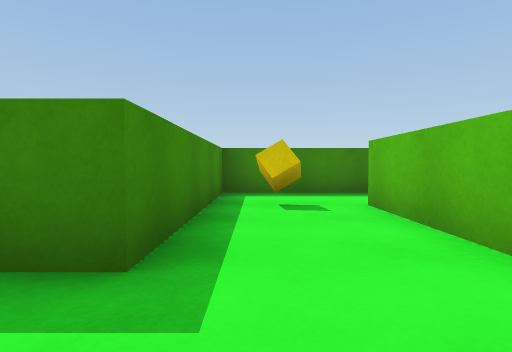
view 1 (above)

21 first-person views from a walk through a scene from a Unity 3-D project. The camera is 0.62 m above the floor, tilts 2° down and sees 80° across. The floor is counted in squares, 1 m on a side. Each view is taken from the middle of a square. On the plan, view 1 faces up. The plan holds only what a view shows up to about 9 squares ahead; the rest is blank.

view 2
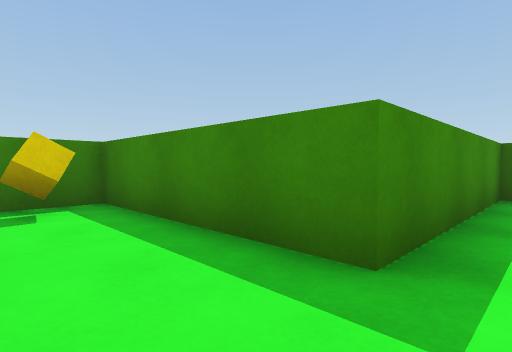

view 3
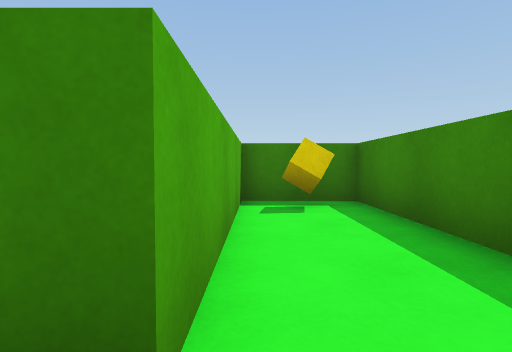

view 4
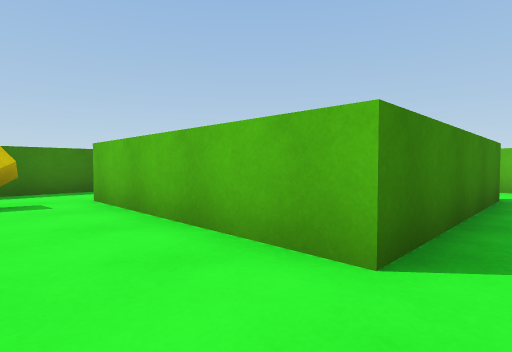

view 5
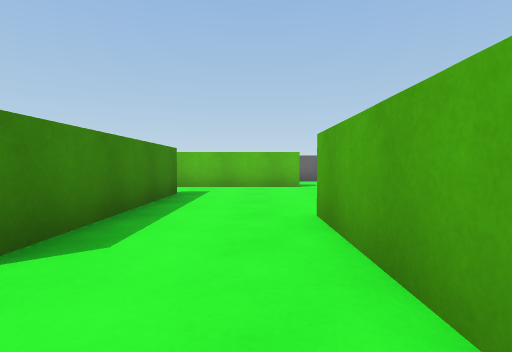

view 6
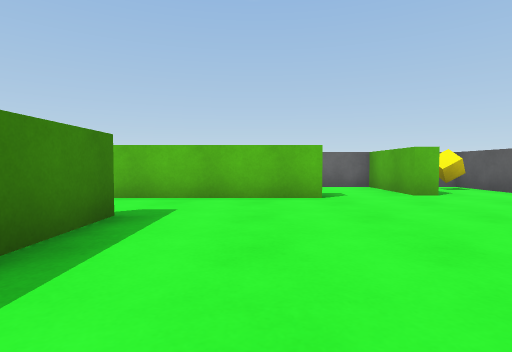

view 7
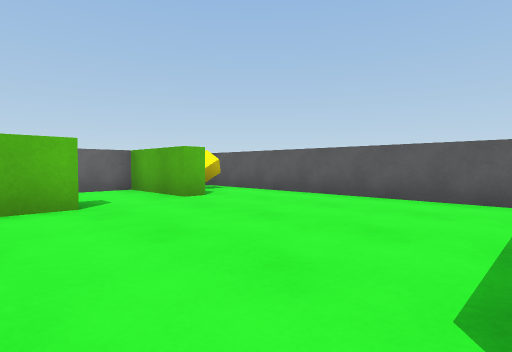

view 8
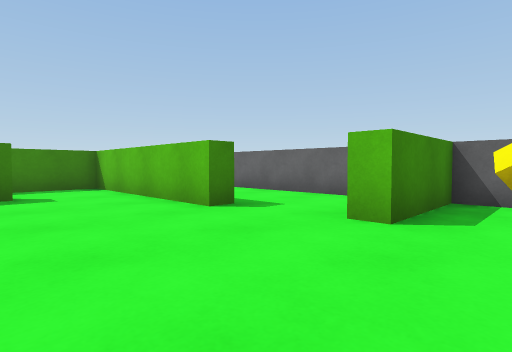

view 9
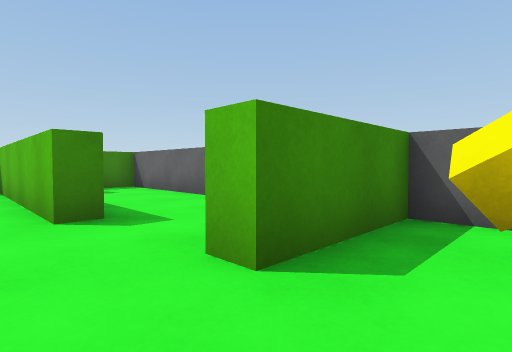

view 10
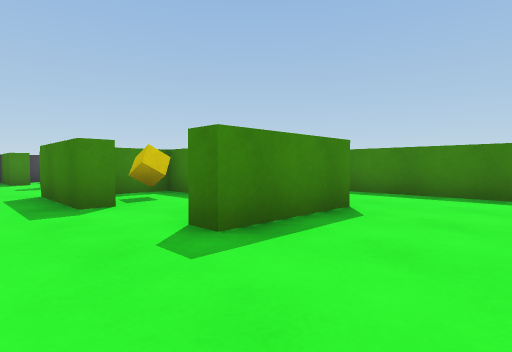

view 11
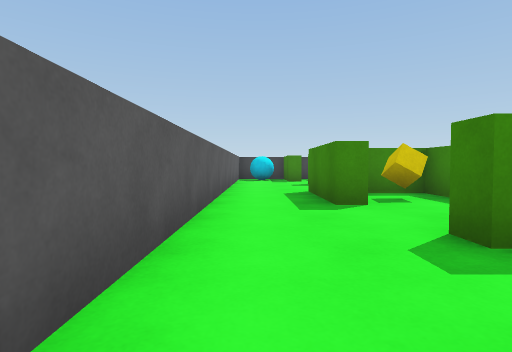

view 12
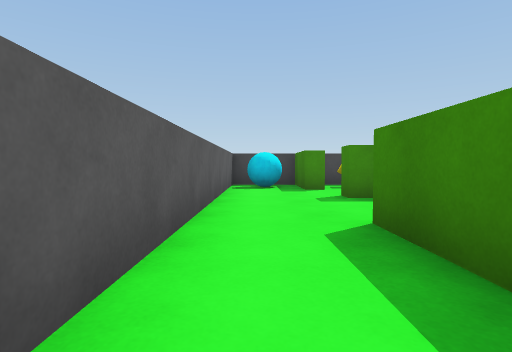

view 13
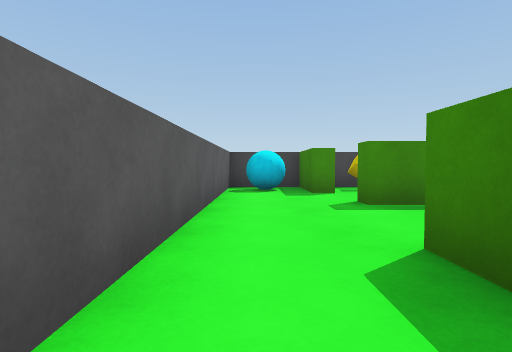

view 14
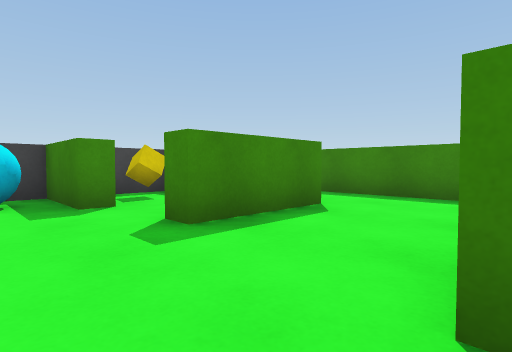

view 15
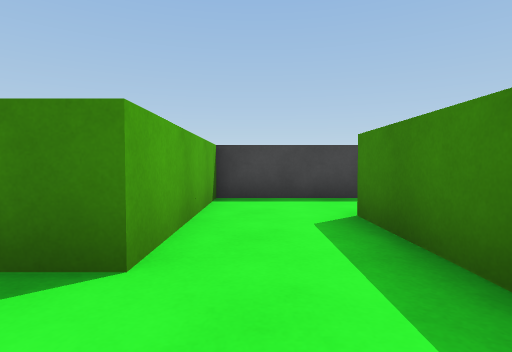

view 16
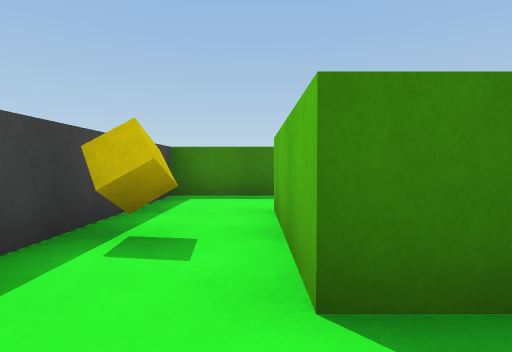

view 17
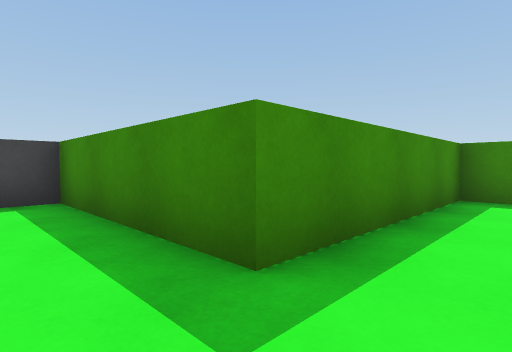

view 18
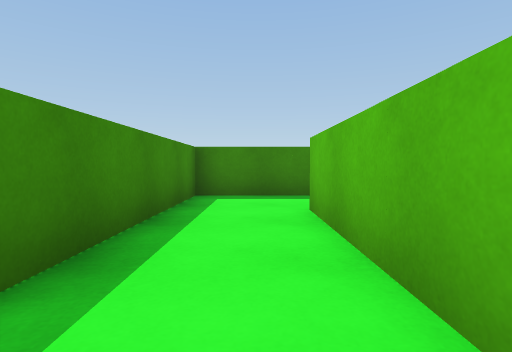

view 19
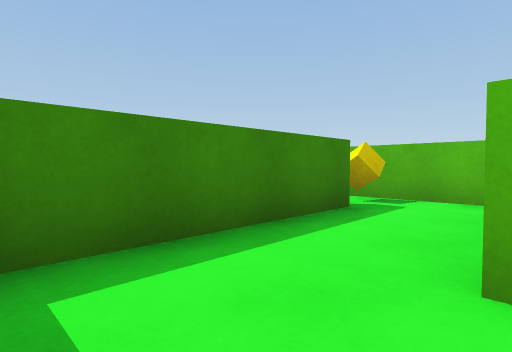

view 20
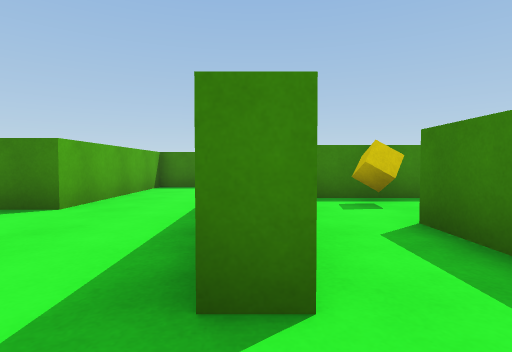

view 21
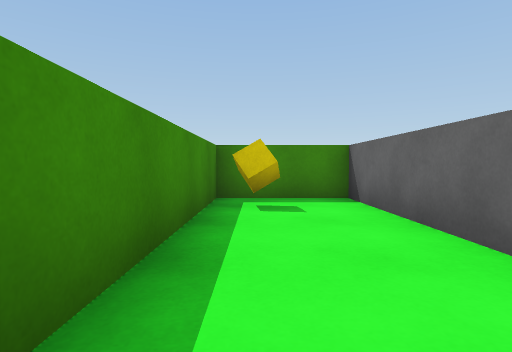

### Floor plan
Key: @ floor where view 1 was taken; # wall or solid block; . floor; C yellow cube; B cyan ball.
Columns run from 8 left of view 1 to 12 right of it. Each row starts with its distance up from view 1.
 10     ######.#
  9     #.....C#
  8     #......#
  7     #..#####
  6     #..#...
  5 #####..#C.#
  4 #......#..#
  3 #......#..#.
  2 #.######..#C.########
  1 #C#C......#......#C.#
  0 #.######@.#####..#..#
 -1 #......#.........#..#
 -2 #......#.........#..#
 -3 #####..#####.....#..#
 -4 #C..#..#C..#........#
 -5 ###.#..###.#......###
 -6 ##..................#
 -7 #B.................C#
 -8 #####################

Where each view was taken, in squares from view 1:
view 1: 0 up, 0 right, facing up
view 2: 0 up, 0 right, facing up-left
view 3: 0 up, 0 right, facing left
view 4: 1 down, 0 right, facing up-right
view 5: 2 down, 0 right, facing right
view 6: 2 down, 3 right, facing right
view 7: 2 down, 4 right, facing down-right
view 8: 7 down, 6 right, facing up-right
view 9: 7 down, 8 right, facing up-right
view 10: 7 down, 6 right, facing up-left
view 11: 7 down, 6 right, facing left
view 12: 7 down, 2 right, facing left
view 13: 7 down, 1 right, facing left
view 14: 7 down, 1 left, facing up-left
view 15: 2 down, 2 left, facing left
view 16: 2 down, 6 left, facing up
view 17: 3 up, 2 left, facing up-left
view 18: 3 up, 2 left, facing up
view 19: 7 up, 3 left, facing up-right
view 20: 0 up, 8 right, facing left
view 21: 4 down, 10 right, facing up
